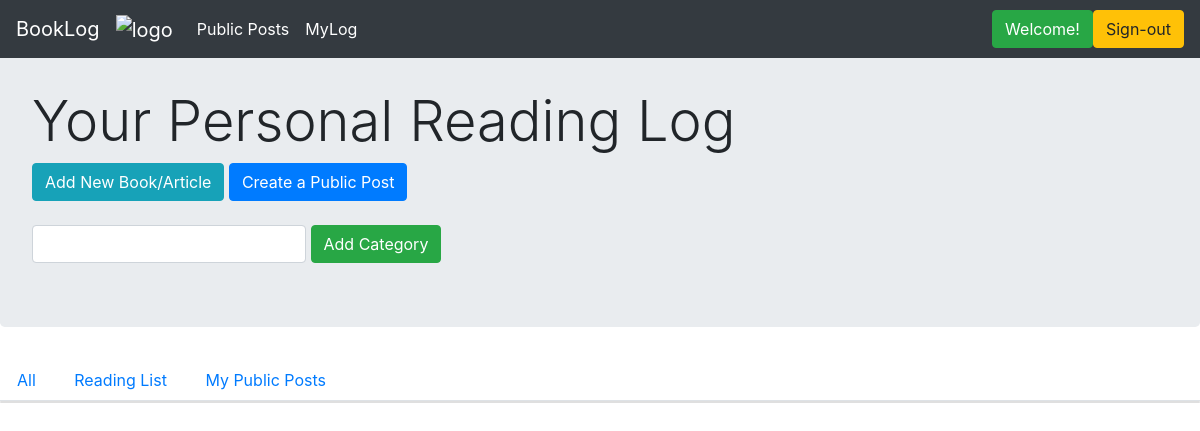
The page /myLog/3 (signed in) on the database as committed earlier.
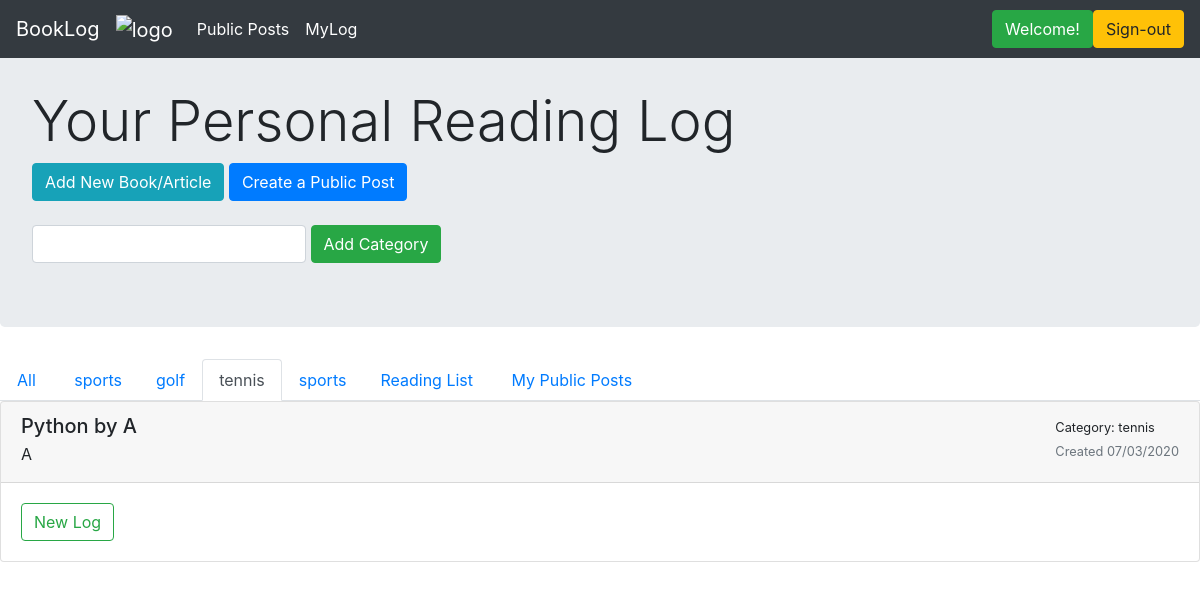
The same page on the database as committed later.
### application/models.py (models this page shows)
class Category(db.Model):
    __tablename__ = 'categories'
    id = db.Column(db.Integer, primary_key=True)
    name = db.Column(db.String(150), index=True, nullable=False, unique=False)
    user_id = db.Column(db.Integer, ForeignKey('users.id'), nullable=False, index=False)
    user = relationship("User", backref="categories", foreign_keys=[user_id])

class Book(db.Model):
    __tablename__ = 'books_and_other_readings'
    id = db.Column(db.Integer, primary_key=True)
    title = db.Column(db.String(80), index=True, unique=False, nullable=False)
    author = db.Column(db.String(80), index=False, unique=False, nullable=True)
    date_started = db.Column(db.DateTime, index=False, unique=False, nullable=False)
    description = db.Column(db.Text, index=False, unique=False, nullable=True)
    complete = db.Column(db.Boolean, index=False, unique=False, nullable=True)
    user_id = db.Column(db.Integer, ForeignKey('users.id'), nullable=False, index=True)
    user = relationship("User", backref = "books", foreign_keys=[user_id])
    cat_id = db.Column(db.Integer, ForeignKey('categories.id'), nullable=True, index=True)
    category = relationship("Category", backref="books", foreign_keys=[cat_id])

### application/routes.py (the view)
@main_bp.route("/myLog/<int:cat_id>", methods=['GET'])
@login_required
def myLogCat(cat_id):
    user = User.query.filter_by(id=session.get("user_id")).first()
    books = user.books
    selected_books = []
    for book in books:
        if book.cat_id == cat_id:
            selected_books.append(book)
    cats = user.categories
    return render_template("category.html", name=session.get("user_id"), user=user, books=selected_books, cats=cats, curr_cat=cat_id)

### application/auth.py (called while the page is built)
@auth_bp.before_app_request
def load_logged_in_user():
    user_id = session.get('user_id')
    if user_id is None:
        g.user = None
    else:
        g.user = User.query.filter_by(id=user_id).first()

def login_required(view):
    @functools.wraps(view)
    def wrapped_view(**kwargs):
        if g.user is None:
            return redirect(url_for('auth_bp.login'))
        return view(**kwargs)
    return wrapped_view

### application/routes.py (called while the page is built)
@main_bp.before_app_request
def load_logged_in_user():
    user_id = session.get('user_id')
    if user_id is None:
        g.user = None
    else:
        g.user = User.query.filter_by(id=user_id).first()

### application/templates/category.html (shortened to what this page needs)
{% extends 'layout.html' %}
{% block content %}
<div class="jumbotron">
    <br>
    <h1 class="display-4">Your Personal Reading Log</h1>
    <a href="{{url_for('main_bp.create_new')}}" class="btn btn-info" role="button">Add New Book/Article</a>
    <a href="{{url_for('main_bp.create_public_post')}}" class="btn btn-primary" role="button">Create a Public Post</a>
    <br>
    <br>
    <div class="form-inline">
        <form action="{{url_for('main_bp.create_new_cat')}}" method="POST">
          <input type="text" class="form-control" id="title"  name="title" required>
          <button type="submit" class="btn btn-success">Add Category</button>
        </form>
    </div>
</div>
<ul class="nav nav-tabs">
  <li class="nav-item"> <a class="nav-link" href="{{url_for('main_bp.myLog')}}">All&nbsp;</a> </li>
  {% for cat in cats %}
      {% if cat.id == curr_cat %}
          <li class="nav-item"> <a class="nav-link active" href="#">{{cat.name}}</a> </li>
      {% else %}
          <li class="nav-item"> <a class="nav-link" href="{{url_for('main_bp.myLogCat', cat_id=cat.id)}}">{{cat.name}}</a> </li>
      {% endif %}
  {% endfor %}
  <li class="nav-item"> <a class="nav-link" href="{{ url_for('main_bp.reading_list')}}">Reading List&nbsp;</a></li>
  <li class="nav-item"> <a class="nav-link" href="{{ url_for('main_bp.my_public_posts')}}">My Public Posts&nbsp;&nbsp;</a></li>
  <div class="btn-toolbar" role="toolbar">
  </div>
</ul>
<div class="card text-left">
{% for book in books|reverse %}
  <div class="card-header position-sticky justify-content-between">
      <div class="float-right">
      <small>Category: {{book.category.name}}</small> <br>
      <small class="text-muted">Created {{ book.date_started.strftime("%m/%d/%Y") }}</small>
      </div>
      {% if book.author != "" %}
          <h5 class="mb-1">{{ book.title }} by {{ book.author }}</h5>
      {% else %}
          <h5 class="mb-1">{{ book.title }}</h5>
      {% endif %}
      <p class="mb-1"> {{ book.description }} </p>
  </div>
  <div class="card-body">
  <div class="end">
  <button class="btn btn-outline-success" type="button" data-toggle="collapse" area-expanded="false" data-target={{"#log" + loop.index|string}}>New Log</button>
    </div>
    </div>
{% endfor %}
</div>
{% endblock %}

Rows that differ between the two databases and show on the page:
added Category: name "sports"
added Category: name "golf"
added Category: name "tennis"
added Category: name "sports"
now on this page (row edited): Book: category.name "tennis", date_started "07/03/2020", title "Python", author "A", description "A"
